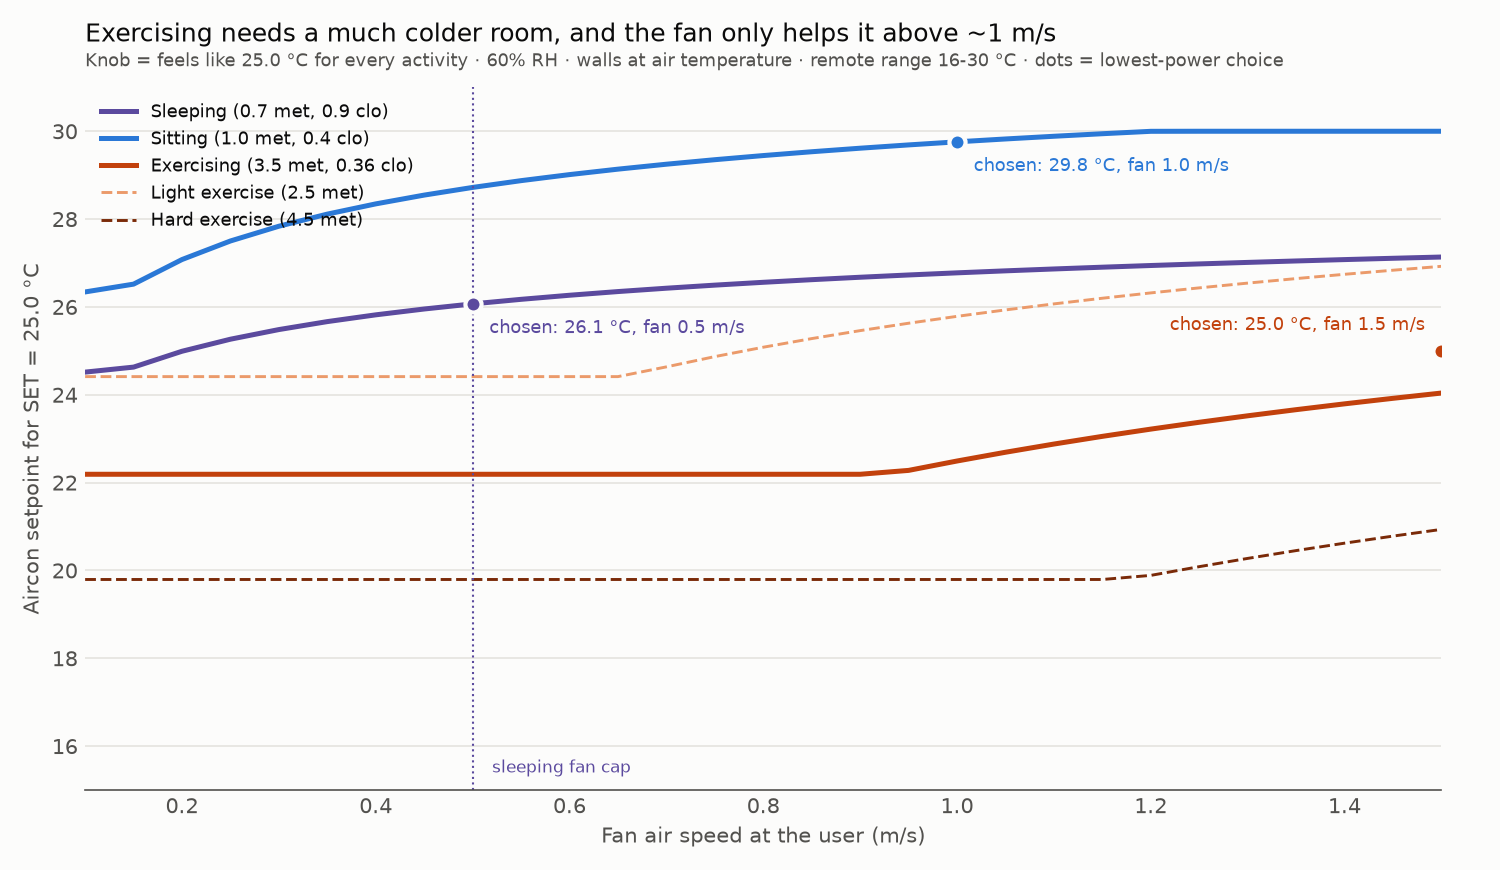

Here is the Python script that generated this plot:
"""Activity recognition -> aircon + fan settings -> energy.

This ties the comfort model to the project's goal: the camera detects what the
user is doing (sleeping, sitting, exercising), and the system picks the
aircon setpoint and fan level that hold the user's chosen comfort for that
activity with the least electricity.

Part 1: for each activity, the aircon setpoint needed at each fan speed to
        feel the same (equal SET), and the lowest-power combination.
Part 2: a realistic evening in a common bedroom (workout, then desk, then
        sleep), simulated minute by minute with the two-node room model from
        folder 11, comparing four control strategies:
          1. aircon only, set cold for the workout and left there
          2. aircon only, fixed 25 °C (Go 25)
          3. aircon only, setpoint changes with the detected activity
          4. our system: activity-aware aircon setpoint + fan level

The comfort target follows the team's knob design (deck slide "Knob Setting
-> Room Goal"): the knob sets a feels-like temperature, read as a target SET
(Standard Effective Temperature) for whatever the user is doing. Default
knob = 25 °C. "Comfortable" = SET within ±0.5 °C of the target, as in the
team's optimiser.

Fan options (command line):
    python activity_setpoints.py            DC standing fan pointed at the user
                                            (original model, kept for comparison)
    python activity_setpoints.py ceiling    the household's existing DC ceiling
                                            fan (the system's design from Nov 2026)

Outputs (saved next to this script; "_ceiling" added for the ceiling fan):
    activity_setpoints.png   part 1: setpoint vs fan speed per activity
    activity_evening.png     part 2: the evening, energy and comfort
    activity_results.csv     every number behind both charts
"""

import os

os.chdir(os.path.dirname(os.path.abspath(__file__)))  # save outputs next to this script

import csv
import math
import sys

import matplotlib.pyplot as plt
import numpy as np
from scipy.optimize import brentq  # finds the input value that makes a function equal zero

from pythermalcomfort.models import set_tmp

plt.rcParams["text.parse_math"] = False  # treat "$" as plain text, not a maths formula

# =============================================================================
# 1. Activities, comfort target and fan (ASSUMPTIONS, stated)
# =============================================================================
RH = 60  # %, relative humidity with the aircon on
KNOB = 25.0  # °C, the feels-like target the user sets = target SET for every activity
TOL = 0.5  # °C, comfortable = SET within ±TOL of the target (team optimiser rule)

# Activities: name -> (met, clo, sensible share of body heat, max fan speed m/s)
#   met = metabolic rate: 0.7 asleep, 1.0 sitting, 3.5 home workout
#         (calisthenics / skipping, ASHRAE compendium range ~3-4.5)
#   clo = insulation: 0.9 in bed without covers; 0.4 T-shirt and shorts;
#         0.36 light sportswear
#   sensible share = part of the body's heat that warms the room air; the
#         rest leaves as sweat/breath moisture (ASSUMPTION: 0.7 at rest,
#         0.5 when exercising because of sweating)
#   max fan = the team's limit: sleeping capped at level 1 (0.5 m/s, draught
#         and noise); otherwise up to level 3 (1.5 m/s)
ACTIVITIES = {
    "Sleeping": (0.7, 0.9, 0.7, 0.85),   # sleep fan up to 0.85 m/s (4 Nov 2026; noise not modelled)
    "Sitting": (1.0, 0.4, 0.7, 1.5),
    "Exercising": (3.5, 0.36, 0.5, 1.5),
}
FAN = "ceiling" if "ceiling" in sys.argv[1:] else "standing"
SUFFIX = "_ceiling" if FAN == "ceiling" else ""
EXTRA_EXERCISE = [("Light exercise (2.5 met)", 2.5), ("Hard exercise (4.5 met)", 4.5)]  # chart only
BODY_AREA = 1.8  # m², skin area of an average adult (1 met = 58.2 W/m²)

# Standing fan levels (team design): air speed at the user (m/s) -> power (W).
# ASSUMPTION: DC-motor fan, 15 W at 1.0 m/s; power ~ (speed)^3 plus 3 W for
# the electronics: 0.5 m/s 4.5 W, 1.0 m/s 15 W, 1.5 m/s 43.5 W.
V_STILL = 0.1
FAN_LEVELS = [0.1, 0.5, 1.0, 1.5]  # 0.1 = fan off (still air)


def fan_watts(v):
    return 0.0 if v <= V_STILL else 3.0 + 12.0 * v ** 3


if FAN == "ceiling":
    # Existing 52" DC ceiling fan (folder 11): 1.21 m/s on high = Raftery et al.
    # (2019) average over the common bedroom's open floor, 25 W on high
    # (ASSUMPTION, listings 18-33 W). Turned down, air speed is taken to scale
    # with fan speed and power with speed cubed (fan law):
    #   P = 25 W x (v / 1.21)^3  ->  0.5 m/s 1.8 W, 0.85 m/s 8.7 W, 1.21 m/s 25 W.
    # The fan cannot go above 1.21 m/s, so sitting and exercising are capped
    # there; sleeping keeps the 0.5 m/s cap.
    V_CEIL_MAX, CEIL_W_MAX = 1.21, 25.0
    FAN_LEVELS = [0.1, 0.5, 0.85, V_CEIL_MAX]
    ACTIVITIES = {a: (m, c, s, min(vm, V_CEIL_MAX)) for a, (m, c, s, vm) in ACTIVITIES.items()}

    def fan_watts(v):
        return 0.0 if v <= V_STILL else CEIL_W_MAX * (v / V_CEIL_MAX) ** 3


SET_MIN, SET_MAX = 16.0, 30.0  # °C, aircon remote range


def set_value(tdb, tr, v, met, clo):
    """SET (°C). tdb = air temperature, tr = wall (mean radiant) temperature,
    v = air speed; sitting posture (the SET model has no lying option)."""
    return float(set_tmp(tdb=tdb, tr=tr, v=v, rh=RH, met=met, clo=clo, position="sitting",
                         limit_inputs=False, round_output=False).set)


def setpoint_for(met, clo, v, target=KNOB):
    """Aircon setpoint (°C) at air speed v that gives SET = target (walls at air
    temperature), clipped to the remote's range."""
    t = brentq(lambda x: set_value(x, x, v, met, clo) - target, 5, 45)
    return min(max(t, SET_MIN), SET_MAX)


# =============================================================================
# 2. Room model (common bedroom, from folder 11)
# =============================================================================
TARIFF = 0.3116  # S$ per kWh, SP Group Oct-Dec 2026 incl. 9% GST
DAYS_PER_YEAR = 365
SYSTEMS = [("Older aircon (COP 3.5)", 3.5), ("New 5-tick aircon (COP 5.5)", 5.5)]
L, W, H_C = 3.3, 3.0, 2.6  # m, common bedroom and ceiling height
AREA = L * W
UA = 60  # W/K, heat leak through the envelope (as in folders 03 and 11)
MASS_OFFSET = 2.0  # °C, sun-warmed outside walls act as if 2 °C hotter outside
Q_OTHER_SENS = 190  # W, lights, phone/laptop, solar through the window at night (ASSUMPTION)
Q_OTHER_LAT = 230  # W, moisture from outside air leaking in, as heat (ASSUMPTION)
#   with a sleeper these give ~240 W sensible + ~250 W latent, matching folder 03
C_AIR_PER_M2, MASS_DEPTH, RHO_CP, H_IN = 25e3, 0.05, 2.2e6, 8.0  # see folder 11
Q_MAX = 2640  # W, 9,000 BTU/h bedroom fan coil
# Starting room temperature (3 Nov 2026): 29.1 °C, the MEASURED average indoor air temperature of
# Singapore's naturally ventilated HDB flats during the day and early evening ("Adaptive behaviour and
# thermal comfort in Singapore's naturally ventilated housing", ResearchGate 339297268). Walls start at
# the same temperature (ASSUMPTION).
# 4 Nov 2026: the story evening starts at 6 pm, so the room and walls start at the REAL average air temperature
# at 6 pm (folder 17, data.gov.sg stations, 2025). This is an outdoor reading; an unventilated room is usually
# a little warmer (29.1 °C measured day/early-evening average above), so this start is slightly conservative.
with open(os.path.join(os.path.dirname(os.path.abspath(__file__)), "..", "17_singapore_temperature",
                       "hourly_temperature.csv"), encoding="utf-8") as _f6:
    T_START = [float(r["mean_C"]) for r in csv.DictReader(_f6)][18]   # °C at 6 pm
DT = 30  # s

surfaces = 2 * AREA + 2 * (L + W) * H_C
C_A = C_AIR_PER_M2 * AREA
C_M = surfaces * MASS_DEPTH * RHO_CP
G_IN = H_IN * surfaces
G_OUT = 1 / (1 / UA - 1 / G_IN)


import csv as _csv
import os as _os
_SG = _os.path.join(_os.path.dirname(_os.path.abspath(__file__)), "..", "17_singapore_temperature", "hourly_temperature.csv")
with open(_SG, encoding="utf-8") as _f:
    SG_HOURLY = [float(r["mean_C"]) for r in _csv.DictReader(_f)]   # °C, hours 0-23 (real averages)


def t_out(hour):
    """Outdoor air temperature (°C) at a clock hour: the REAL island-wide average for that hour
    (data.gov.sg weather stations, 2025, folder 17_singapore_temperature/hourly_temperature.csv),
    linearly interpolated between whole hours. House rule: simulations use real Singapore averages."""
    h = hour % 24
    i = int(h) % 24
    j = (i + 1) % 24
    f = h - int(h)
    return SG_HOURLY[i] * (1 - f) + SG_HOURLY[j] * f


def carnot(t_set, t_o):
    t_evap, t_cond = t_set - 12 + 273.15, t_o + 12 + 273.15
    return t_evap / (t_cond - t_evap)


def person_heat(activity):
    """(sensible W, latent W) from the user doing this activity (0 when away)."""
    if activity == "Away":
        return 0.0, 0.0
    met, _, sens, _ = ACTIVITIES[activity]
    total = met * 58.2 * BODY_AREA
    return total * sens, total * (1 - sens)


def steady_power(activity, t_set, v, cop_25, t_o=28.0):
    """Electricity (W) to hold t_set with fan speed v once the room has settled."""
    sens, lat = person_heat(activity)
    load = UA * (t_o + MASS_OFFSET - t_set) + Q_OTHER_SENS + sens + fan_watts(v) + Q_OTHER_LAT + lat
    return max(load, 0) / (cop_25 * carnot(t_set, t_o) / carnot(25.0, t_o)) + fan_watts(v)


# =============================================================================
# 3. Part 1: setpoint per activity and fan speed; lowest-power combination
# =============================================================================
rows = []
best = {}  # activity -> (setpoint, fan speed) chosen by our system
print(f"Part 1: knob = feels like {KNOB} °C (target SET), {RH}% RH\n")
for act, (met, clo, _, vmax) in ACTIVITIES.items():
    print(f"{act} ({met} met, {clo} clo), fan allowed up to {vmax} m/s")
    options = []
    for v in FAN_LEVELS:
        t = setpoint_for(met, clo, v)
        allowed = v <= vmax + 1e-9
        p = steady_power(act, t, v, 3.5)
        options.append((p, t, v, allowed))
        print(f"  fan {v:>3.1f} m/s ({fan_watts(v):4.1f} W): setpoint {t:4.1f} °C, "
              f"steady power {p:4.0f} W (older aircon){'' if allowed else '  [over the fan cap]'}")
        rows.append({"part": "1 setpoint", "activity": act, "met": met, "clo": clo, "fan_m_s": v,
                     "fan_w": round(fan_watts(v), 1), "setpoint_C": round(t, 2),
                     "steady_power_w_cop35": round(p), "allowed": allowed})
    p, t, v, _ = min(o for o in options if o[3])
    best[act] = (t, v)
    print(f"  -> lowest power: {t:.1f} °C with fan {v} m/s\n")

# Design rules adopted 4 Nov 2026 (folder 18 tested them):
#  - workout: the fan runs on high and the aircon is held at WORKOUT_FLOOR_C instead of being chased colder
#    (the user is above target for the whole workout either way; colder air costs much more for little gain)
#  - sleep: the comfort target rises slowly through the night (in-band ramp, stays inside KNOB ± TOL)
#  - wake-up: for the last WAKE_MIN minutes the target rises to WAKE_TOP_SET so the warming room nudges the
#    user awake; these minutes are intended and are not counted as discomfort for any strategy
WORKOUT_FLOOR_C = 25.0   # °C, lowest aircon setpoint during a workout (design rule)
SLEEP_START = 22.0       # clock hour sleep starts (story timeline)
RAMP_PER_H = 0.05        # °C of target SET per hour of sleep (design rule)
RAMP_CAP = 0.4           # °C, the ramp stops here, inside the ±TOL comfort band
WAKE_MIN = 30            # min, wake-up ramp length before 6 am
WAKE_TOP_SET = 27.0      # °C, target SET at 6 am (warm enough to wake, ASSUMED)
# Decision 8 Nov 2026: the headline system switches the aircon OFF at 5:30 am (fan keeps its sleep speed), so the room
# warms and wakes the user. Run "python activity_setpoints.py ceiling ramp" to get the older behaviour (target SET
# ramping up to WAKE_TOP_SET with the aircon still on) for comparison.
WAKE_AIRCON_OFF = "ramp" not in sys.argv[1:]
t_ex, v_ex = best["Exercising"]
best["Exercising"] = (max(t_ex, WORKOUT_FLOOR_C), v_ex)
print(f"Rules: workout {best['Exercising'][0]:.1f} °C + fan {v_ex} m/s; sleep fan {best['Sleeping'][1]} m/s at "
      f"{best['Sleeping'][0]:.2f} °C, target SET +{RAMP_PER_H} °C/h up to +{RAMP_CAP}; wake ramp to SET "
      f"{WAKE_TOP_SET} °C over the last {WAKE_MIN} min\n")

# =============================================================================
# 4. Part 2: an evening in the common bedroom
# =============================================================================
START, END = 18.0, 30.0  # 6 pm to 6 am (story timeline, changed 4 Nov 2026)


def activity_at(hour):
    """The user's evening (story timeline): home at 6 pm, studying or resting at the desk until 8:30 pm
    (one activity, "Sitting", 1.0 met), works out 8:30-10 pm, then sleeps until 6 am."""
    if hour < START - 1e-9:
        return "Away"
    if hour < 20.5:
        return "Sitting"
    if hour < 22.0:
        return "Exercising"
    return "Sleeping"


no_fan = {a: setpoint_for(m, c, V_STILL) for a, (m, c, _, _) in ACTIVITIES.items()}


def with_wall_sensor(act, t_m, t_a=None):
    """Our system + a wall-temperature sensor (e.g. an IR thermometer pointed at
    the wall): the setpoint is solved with the MEASURED wall temperature as the
    radiant temperature, so warm walls are compensated by cooler air until they
    cool down. Fan-down rule (review follow-up): an aircon cannot heat, so if
    the room air t_a is already colder than needed (more than 0.5 °C below the
    setpoint), the fan steps down to the level that brings SET closest to the
    target instead of making the user colder."""
    met, clo, _, vmax = ACTIVITIES[act]
    v = best[act][1]
    t = min(max(brentq(lambda x: set_value(x, t_m, v, met, clo) - KNOB, 0, 45), SET_MIN), SET_MAX)
    if t_a is not None and t_a < t - 0.5:
        levels = [lv for lv in FAN_LEVELS if lv <= vmax + 1e-9]
        v = min(levels, key=lambda lv: abs(set_value(t_a, t_m, lv, met, clo) - KNOB))
    return t, v


NOW = [START]   # clock hour of the current simulation step (set by simulate())

# Studying / resting (4 Nov 2026): nobody sets an aircon to 29.5 °C, so the aircon is OFF and the fan does the
# work. Safety cycle: if even the fan on high can no longer keep the user comfortable (SET above KNOB + TOL,
# walls taken at air temperature), the aircon goes on at STUDY_AC_C; it goes off again once the room air is
# down to STUDY_AC_C. folder 18 (study_aircon_options.csv) tested this: on the story evening the room only
# reaches 29.6 °C, so the cycle never starts; switching on earlier (at SET > KNOB) overcools and adds discomfort.
STUDY_AC_C = 26.0        # °C, aircon setpoint when the safety cycle runs (a setting people actually use)
STUDY_AC_ON = [False]    # cycle state, kept between controller updates


def fan_closest(act, t_a, target=KNOB):
    """Fan level (allowed for this activity) that brings SET closest to the target, walls at air temperature."""
    met, clo, _, vmax = ACTIVITIES[act]
    levels = [lv for lv in FAN_LEVELS if lv <= vmax + 1e-9]
    return min(levels, key=lambda lv: abs(set_value(t_a, t_a, lv, met, clo) - target))


def our_system(act, t_m=None, t_a=None):
    """Our system's rule: best setting per activity, the sleep ramp, the wake-up ramp, and a fan step-down.
    Returns (aircon setpoint °C, or None = aircon off; fan m/s).
    Studying / resting: aircon off, fan picked to bring SET closest to the target, with the 26 °C safety cycle.
    Fan step-down (4 Nov 2026): an aircon cannot heat, so if the room air t_a (room sensor, SHT31) is already
    below the setpoint, the fan drops to the speed that brings SET closest to the target. The controller
    has no wall sensor, so it takes the wall (radiant) temperature as equal to the air temperature.
    The step-down applies whenever the room is more than 0.1 °C below the setpoint."""
    if act == "Sitting":
        if t_a is None:
            return None, best[act][1]
        met, clo, _, vmax = ACTIVITIES[act]
        if set_value(t_a, t_a, vmax, met, clo) > KNOB + TOL:
            STUDY_AC_ON[0] = True
        elif t_a <= STUDY_AC_C + 0.1:
            STUDY_AC_ON[0] = False
        return (STUDY_AC_C if STUDY_AC_ON[0] else None), fan_closest(act, t_a)
    STUDY_AC_ON[0] = False
    t, v = best[act]
    met, clo, _, vmax = ACTIVITIES[act]
    target = KNOB
    if act == "Sleeping":
        target = KNOB + min(RAMP_PER_H * max(NOW[0] - SLEEP_START, 0.0), RAMP_CAP)
        wake_start = END - WAKE_MIN / 60
        if NOW[0] >= wake_start:
            if WAKE_AIRCON_OFF:
                return None, v          # aircon off from 5:30 am, fan stays at the sleep speed
            f = min((NOW[0] - wake_start) / (WAKE_MIN / 60), 1.0)
            target = KNOB + RAMP_CAP + f * (WAKE_TOP_SET - KNOB - RAMP_CAP)
        t = min(setpoint_for(met, clo, v, target), SET_MAX)
    if t_a is not None and t_a < t - 0.1:
        levels = [lv for lv in FAN_LEVELS if lv <= vmax + 1e-9]
        v = min(levels, key=lambda lv: abs(set_value(t_a, t_a, lv, met, clo) - target))
    return t, v


# Each strategy maps (activity, wall temperature °C, air temperature °C) ->
# (aircon setpoint °C, fan m/s). Only the last two use the wall temperature
# (the others measure air temperature only).
STRATEGIES = [
    (f"Aircon only, set for the workout ({no_fan['Exercising']:.0f} °C all night)",
     lambda a, tm, ta: (round(no_fan["Exercising"]), V_STILL)),
    ("Aircon only, fixed 25 °C", lambda a, tm, ta: (25.0, V_STILL)),
    ("Aircon only, changes with activity", lambda a, tm, ta: (no_fan[a], V_STILL)),
    ("Our system: activity-aware aircon + fan", lambda a, tm, ta: our_system(a, tm, ta)),
    # wall-temperature sensor removed from the design (3 Nov 2026)
]
CONTROL_STEP = 300  # s, how often the controller recalculates (every 5 minutes)
# Sensor cycle (8 Nov 2026, section 2.3.2): each sensor node is awake 3 min and in deep sleep 10 min, so the controller gets
# ONE room-air temperature per 13-minute cycle and holds it until the next. Run with 'truesensor' to see the true temperature.
SENSOR_CYCLE_S = 0 if "truesensor" in sys.argv[1:] else 13 * 60  # s (0 = controller sees the true temperature at every update)

# Strategy 6 (review follow-up): pre-cool before a scheduled workout. The
# workout time is known from the schedule (team objective 5), so the aircon
# starts PRECOOL_MIN before the user arrives, aiming for the workout setting
# (wall-compensated, fan off while the room is empty). After arrival it behaves
# like "our system + wall-temperature sensor".
# Tested: 30 min leaves all 60 workout minutes too warm (walls still hot),
# 60 min leaves 40, 90 min gives 0 (fully comfortable), 120 min costs more.
PRECOOL_MIN = 90  # min, how early the aircon starts before the workout (ASSUMPTION)


def precool(act, t_m, t_a=None):
    if act == "Away":
        return with_wall_sensor("Exercising", t_m)[0], V_STILL
    return with_wall_sensor(act, t_m, t_a)


PRECOOL_LABEL = f"Our system + wall sensor + pre-cool {PRECOOL_MIN} min"
# Not run any more (3 Nov 2026): the project studies a reactive system only, so pre-cooling is out of scope.
# STRATEGIES.append((PRECOOL_LABEL, precool))


def simulate(strategy, cop_25, per_act=None):
    """Minute-by-minute run. Returns per-minute records and energy (kWh)."""
    t_a = t_m = T_START
    ac_kwh = fan_kwh = 0.0
    ex_kwh = 0.0  # energy during the workout hour
    recs = []
    last_act = None
    t_seen = t_a   # room temperature the controller last received from the sensor nodes
    start = START - PRECOOL_MIN / 60 if strategy is precool else START  # pre-cool starts earlier
    n = int(round((END - start) * 3600 / DT))
    for i in range(n):
        hour = start + i * DT / 3600
        NOW[0] = hour            # lets time-based rules (sleep ramp, wake-up ramp) see the clock
        act = activity_at(hour)
        if SENSOR_CYCLE_S == 0 or (i * DT) % SENSOR_CYCLE_S == 0:   # a new sensor reading arrives
            t_seen = t_a
        if i % int(CONTROL_STEP / DT) == 0 or act != last_act:  # controller update (uses the held reading)
            t_set, v = strategy(act, t_m, t_seen)
            last_act = act
        sens, lat = person_heat(act)
        to = t_out(hour % 24)
        q_wall = G_IN * (t_m - t_a)
        q_gain = q_wall + Q_OTHER_SENS + sens + fan_watts(v)
        q_ac = 0.0 if t_set is None else min(max(C_A * (t_a - t_set) / DT + q_gain, 0.0), Q_MAX)   # None = off
        step = 0.0
        if q_ac > 0:
            step = (q_ac + Q_OTHER_LAT + lat) / (cop_25 * carnot(t_a, to) / carnot(25.0, to)) * DT / 3.6e6
        ac_kwh += step
        fan_kwh += fan_watts(v) * DT / 3.6e6
        if act == "Exercising":
            ex_kwh += step + fan_watts(v) * DT / 3.6e6
        if per_act is not None and act in ACTIVITIES:   # electricity used while doing each activity
            per_act[act] = per_act.get(act, 0.0) + step + fan_watts(v) * DT / 3.6e6
        if i % 2 == 0:  # record once a minute
            recs.append((hour, act, t_a, t_m, t_set, v))
        t_a += (q_gain - q_ac) * DT / C_A
        t_m += (G_OUT * (to + MASS_OFFSET - t_m) - q_wall) * DT / C_M
    return recs, ac_kwh, fan_kwh, ex_kwh


def comfort_minutes(recs):
    """Minutes too warm / too cold per activity, from SET with the real wall temperature.
    Only minutes when the user is in the room count."""
    recs = [r for r in recs if r[1] in ACTIVITIES and r[0] < END - WAKE_MIN / 60]   # wake-up window not counted
    hours = [r[0] for r in recs]
    acts = [r[1] for r in recs]
    sets = []
    for act in ACTIVITIES:
        idx = [i for i, a in enumerate(acts) if a == act]
        met, clo, _, _ = ACTIVITIES[act]
        s = set_tmp(tdb=[recs[i][2] for i in idx], tr=[recs[i][3] for i in idx], v=[recs[i][5] for i in idx],
                    rh=RH, met=met, clo=clo, position="sitting", limit_inputs=False, round_output=False).set
        sets += list(zip(idx, s))
    sets = [s for _, s in sorted(sets)]
    out = {}
    for act in ACTIVITIES:
        vals = [s for s, a in zip(sets, acts) if a == act]
        # (minutes too warm, minutes too cold, average SET °C during this activity)
        out[act] = (sum(s > KNOB + TOL for s in vals), sum(s < KNOB - TOL for s in vals), float(np.mean(vals)))
    return hours, sets, out


print("Part 2: evening in a common bedroom (8 pm desk, 8:30 pm workout, 10 pm sleep, until 6 am)")
print(f"Room and walls start at {T_START} °C\n")
results = {}
for label, strat in STRATEGIES:
    recs, _, _, _ = simulate(strat, 3.5)
    hours, sets, mins = comfort_minutes(recs)
    results[label] = {"recs": recs, "sets": sets, "mins": mins}
    print(label)
    print("  " + " · ".join(f"{a}: avg SET {m:.1f} °C, {w} min too warm, {c} min too cold"
                            for a, (w, c, m) in mins.items()))
    for sys_label, cop in SYSTEMS:
        pa = {}
        _, ac, fan, ex = simulate(strat, cop, pa)
        tot = ac + fan
        results[label][sys_label] = (tot, ex)
        results[label][sys_label + " per activity"] = pa
        print(f"  {sys_label}: {tot:.2f} kWh/night (workout hour {ex:.2f}) = S${tot * TARIFF * DAYS_PER_YEAR:.0f}/yr")
        rows.append({"part": "2 evening", "activity": label, "aircon": sys_label,
                     "kwh_night": round(tot, 3), "kwh_workout_hour": round(ex, 3),
                     "sgd_year": round(tot * TARIFF * DAYS_PER_YEAR, 2),
                     **{f"{a.lower()}_avg_set_C": round(m, 2) for a, (w, c, m) in mins.items()},
                     **{f"{a.lower()}_min_too_warm": w for a, (w, c, m) in mins.items()},
                     **{f"{a.lower()}_min_too_cold": c for a, (w, c, m) in mins.items()}})
    print()

for sys_label, _ in SYSTEMS:
    for ours_label, _ in STRATEGIES[3:]:
        ours = results[ours_label][sys_label][0]
        for label, _ in STRATEGIES[:3]:
            other = results[label][sys_label][0]
            print(f"{sys_label}: '{ours_label}' vs '{label}': saves {other - ours:.2f} kWh/night "
                  f"= S${(other - ours) * TARIFF * DAYS_PER_YEAR:.0f}/yr ({(other - ours) / other:.0%})")

# Part 3: saving for each activity (kWh used while doing it), our system against two aircon-only baselines
OURS, FIXED, MATCHED = STRATEGIES[3][0], STRATEGIES[1][0], STRATEGIES[2][0]
print("\nPart 3: saving for each activity (our system vs aircon alone)")
for sys_label, _ in SYSTEMS:
    for act in ACTIVITIES:
        o = results[OURS][sys_label + " per activity"][act]
        fx = results[FIXED][sys_label + " per activity"][act]
        mt = results[MATCHED][sys_label + " per activity"][act]
        print(f"  {sys_label}, {act}: ours {o:.3f} kWh, fixed 25 °C {fx:.3f} ({1 - o / fx:+.0%} saving), "
              f"aircon set for the same comfort {mt:.3f} ({1 - o / mt:+.0%} saving)")
        rows.append({"part": "3 per activity", "activity": act, "aircon": sys_label, "kwh_night": round(o, 3),
                     "kwh_fixed25": round(fx, 3), "kwh_matched_aircon_only": round(mt, 3),
                     "saving_vs_fixed25_pct": round(100 * (1 - o / fx), 1),
                     "saving_vs_matched_pct": round(100 * (1 - o / mt), 1)})

fields = []
for r in rows:
    fields += [k for k in r if k not in fields]
with open(f"activity_results{SUFFIX}.csv", "w", newline="", encoding="utf-8") as f:
    w = csv.DictWriter(f, fieldnames=fields)
    w.writeheader()
    w.writerows(rows)
print(f"\nSaved activity_results{SUFFIX}.csv")

# =============================================================================
# 5. Charts
# =============================================================================
SURFACE, INK, INK_2, GRID = "#fcfcfb", "#0b0b0b", "#52514e", "#e4e3df"
ACT_COLORS = {"Sleeping": "#5b4a9e", "Sitting": "#2a78d6", "Exercising": "#c2410c",
              "Light exercise (2.5 met)": "#eb9a6a", "Hard exercise (4.5 met)": "#7a2a08"}
STRAT_COLORS = ["#8f8e88", "#c9c8c2", "#86b6ef", "#2f6b3a", "#c08a1e", "#0f766e"]


def style(ax):
    ax.set_facecolor(SURFACE)
    ax.grid(axis="y", color=GRID, lw=0.8)
    ax.set_axisbelow(True)
    for side in ("top", "right", "left"):
        ax.spines[side].set_visible(False)
    ax.spines["bottom"].set_color(INK_2)
    ax.tick_params(colors=INK_2, length=0)


# Chart 1: setpoint vs fan speed for each activity
speeds = np.linspace(0.1, 1.5, 29)
fig, ax = plt.subplots(figsize=(10, 5.8), dpi=150)
fig.patch.set_facecolor(SURFACE)
curves = [(a, m, c) for a, (m, c, _, _) in ACTIVITIES.items()] + [(n, m, 0.36) for n, m in EXTRA_EXERCISE]
for name, met, clo in curves:
    ts = [setpoint_for(met, clo, v) for v in speeds]
    main = name in ACTIVITIES
    ax.plot(speeds, ts, color=ACT_COLORS[name], lw=2.4 if main else 1.4, ls="-" if main else "--",
            label=f"{name} ({met} met, {clo} clo)" if main else name)
    if main:
        t, v = best[name]
        ax.scatter([v], [t], s=60, color=ACT_COLORS[name], edgecolor=SURFACE, linewidth=2, zorder=3)
        at_edge = v >= 1.4  # keep labels near the right edge inside the chart
        ax.annotate(f"chosen: {t:.1f} °C, fan {v} m/s", (v, t), textcoords="offset points",
                    xytext=(-8, 10) if at_edge else (8, -14), ha="right" if at_edge else "left",
                    fontsize=8.5, color=ACT_COLORS[name])
ax.axvline(0.5, color=ACT_COLORS["Sleeping"], lw=1, ls=":")
ax.text(0.52, 15.4, "sleeping fan cap", fontsize=8, color=ACT_COLORS["Sleeping"])
style(ax)
ax.set_xlim(0.1, 1.5)
ax.set_ylim(15, 31)
ax.set_xlabel("Fan air speed at the user (m/s)", color=INK_2)
ax.set_ylabel(f"Aircon setpoint for SET = {KNOB} °C", color=INK_2)
ax.set_title("Exercising needs a much colder room, and the fan only helps it above ~1 m/s",
             loc="left", fontsize=12, color=INK, pad=22)
ax.text(0, 1.03, f"Knob = feels like {KNOB} °C for every activity · {RH}% RH · walls at air temperature · "
        "remote range 16-30 °C · dots = lowest-power choice", transform=ax.transAxes, fontsize=8.5, color=INK_2)
ax.legend(loc="upper left", frameon=False, fontsize=8.5, labelcolor=INK)
fig.tight_layout()
fig.savefig(f"activity_setpoints{SUFFIX}.png")
print(f"Saved activity_setpoints{SUFFIX}.png")

# Chart 2: the evening
fig = plt.figure(figsize=(13, 8.4), dpi=150)
fig.patch.set_facecolor(SURFACE)
gs = fig.add_gridspec(2, 2, height_ratios=[1.1, 1], hspace=0.42, wspace=0.25)
ax_t = fig.add_subplot(gs[0, :])
ax_e = fig.add_subplot(gs[1, 0])
ax_c = fig.add_subplot(gs[1, 1])

# Top: room air temperature through the evening, with activity bands
for (label, _), color in zip(STRATEGIES, STRAT_COLORS):
    recs = results[label]["recs"]
    ax_t.plot([r[0] for r in recs], [r[2] for r in recs], color=color, lw=2.2 if "Our" in label else 1.6,
              label=label)
for a, (h0, h1) in {"Sitting": (18.0, 20.5), "Exercising": (20.5, 22.0), "Sleeping": (22.0, 30.0)}.items():
    ax_t.axvspan(h0, h1, color=ACT_COLORS[a], alpha=0.07, lw=0)
    ax_t.text((h0 + h1) / 2, 31.3, a, ha="center", fontsize=9, color=ACT_COLORS[a])
style(ax_t)
ticks = [18.0 + k for k in range(13)]
ax_t.set_xticks(ticks)
ax_t.set_xticklabels([f"{(int(h % 24) - 1) % 12 + 1}:{int(round((h % 1) * 60)):02d} {'am' if h % 24 < 12 else 'pm'}"
                      for h in ticks])
ax_t.set_xlim(START, 30)
ax_t.set_ylim(19, 32)
ax_t.set_ylabel("Room air temperature (°C)", color=INK_2)
ax_t.set_title(f"Room air through the evening (common bedroom, starting at {T_START} °C)", loc="left", fontsize=10.5,
               color=INK)
ax_t.legend(loc="lower right", frameon=False, fontsize=8, labelcolor=INK, ncol=2)

# Bottom left: energy per year
bw = 0.13
for k, ((label, _), color) in enumerate(zip(STRATEGIES, STRAT_COLORS)):
    vals = [results[label][s][0] * TARIFF * DAYS_PER_YEAR for s, _ in SYSTEMS]
    xs = [j + (k - 2.5) * bw for j in range(len(SYSTEMS))]
    ax_e.bar(xs, vals, bw * 0.92, color=color)
    for x_, v_ in zip(xs, vals):
        ax_e.text(x_, v_ + 3, f"S${v_:.0f}", ha="center", fontsize=7.8, color=INK)
style(ax_e)
ax_e.set_xticks(range(len(SYSTEMS)))
ax_e.set_xticklabels([s.replace(" (", "\n(") for s, _ in SYSTEMS], color=INK, fontsize=8.5)
ax_e.set_ylabel("S$ per year (this routine every day)", color=INK_2)
ax_e.set_title("Electricity, 8 pm to 6 am", loc="left", fontsize=10.5, color=INK)

# Bottom right: discomfort minutes (too warm / too cold), per strategy
labels_short = ["Set for workout", "Fixed 25 °C", "Activity-aware\naircon only", "Our system"]
warm = [sum(m[0] for m in results[l]["mins"].values()) for l, _ in STRATEGIES]
cold = [sum(m[1] for m in results[l]["mins"].values()) for l, _ in STRATEGIES]
y = np.arange(len(STRATEGIES))
ax_c.barh(y, warm, 0.6, color="#c2410c", label="too warm")
ax_c.barh(y, cold, 0.6, left=warm, color="#2a78d6", label="too cold")
for i, (w_, c_) in enumerate(zip(warm, cold)):
    ax_c.text(w_ + c_ + 5, i, f"{w_ + c_} min", va="center", fontsize=8, color=INK)
ax_c.set_yticks(y)
ax_c.set_yticklabels(labels_short, color=INK, fontsize=8.5)
ax_c.invert_yaxis()
style(ax_c)
ax_c.grid(axis="x", color=GRID, lw=0.8)
ax_c.grid(axis="y", visible=False)
ax_c.set_xlabel(f"Minutes outside the comfort band (SET {KNOB} ± {TOL} °C)", color=INK_2)
ax_c.set_title("Comfort over the evening (warm walls included)", loc="left", fontsize=10.5, color=INK)
ax_c.legend(loc="lower right", frameon=False, fontsize=8, labelcolor=INK)
ax_c.set_xlim(0, max(w + c for w, c in zip(warm, cold)) * 1.25)

fig.suptitle("Activity-aware control: colder only during the workout, fan instead of aircon where it works",
             x=0.01, ha="left", fontsize=12.5, color=INK)
fig.text(0.01, 0.012, f"Knob = feels like {KNOB} °C · workout 3.5 met (8:30-10 pm), desk 1.0 met, sleep 0.7 met · "
         + ("existing DC ceiling fan 1.8/8.7/25 W at 0.5/0.85/1.21 m/s" if FAN == "ceiling" else
            "DC standing fan 4.5/15/43.5 W at 0.5/1.0/1.5 m/s") + ", sleep fan up to 0.85 m/s (noise not modelled) · two-node room model "
         f"(folder 11) · S${TARIFF}/kWh", fontsize=7.8, color=INK_2)
fig.subplots_adjust(left=0.06, right=0.98, top=0.9, bottom=0.08)
fig.savefig(f"activity_evening{SUFFIX}.png")
print(f"Saved activity_evening{SUFFIX}.png")
